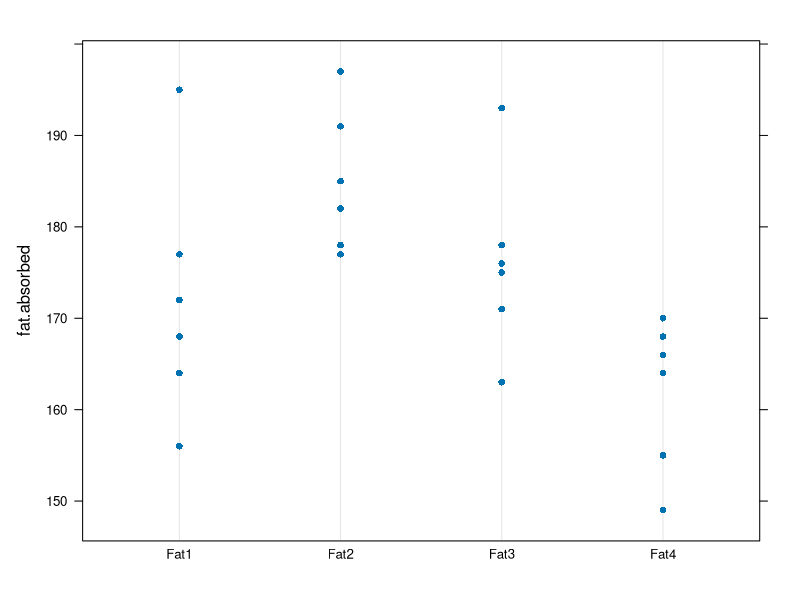
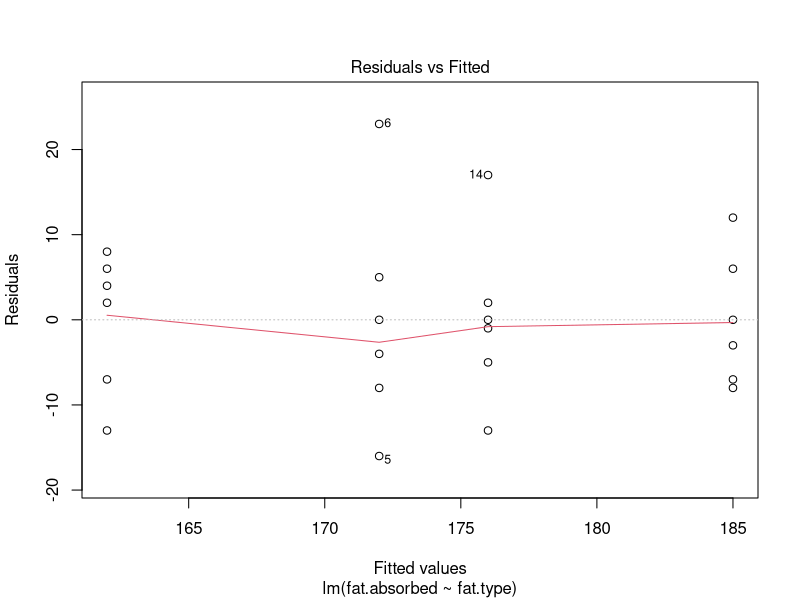
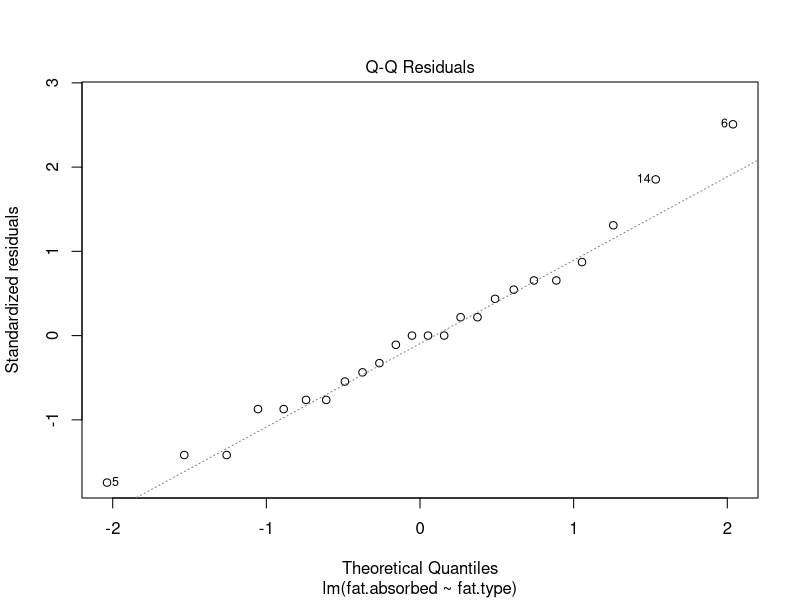
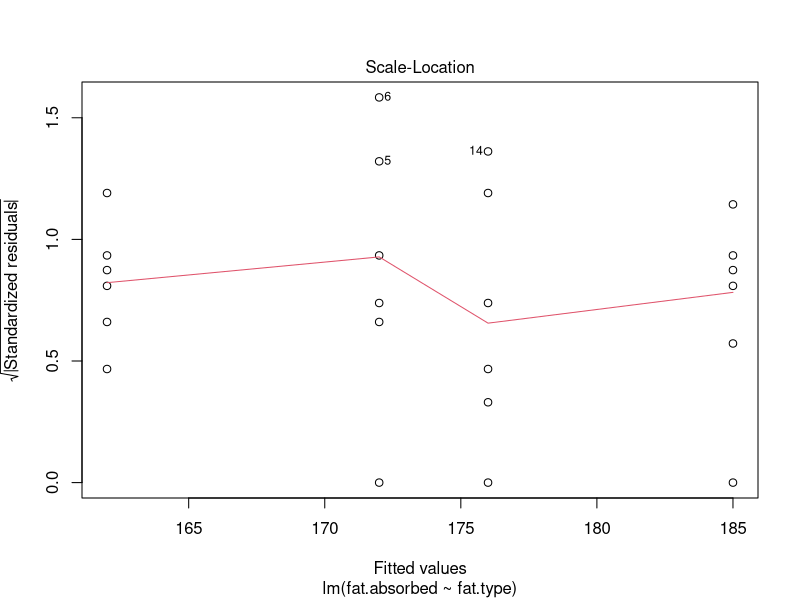
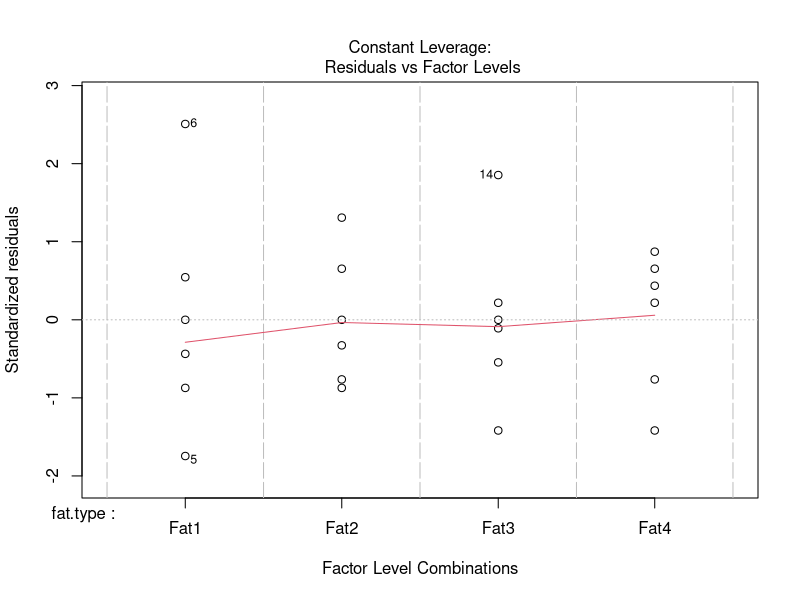

These charts were generated, in order, by the following R code:

library(lattice);

### Using predefined functions lm() and anova() ####################################################
DF.doughnut <- data.frame(
	fat.absorbed = c(
					 164,172,168,177,156,195,
					 178,191,197,182,185,177,
					 175,193,178,171,163,176,
					 155,166,149,164,170,168
					 ),
	fat.type     = c(rep("Fat1",6),rep("Fat2",6),rep("Fat3",6),rep("Fat4",6))
	);
str(DF.doughnut);
DF.doughnut;

# plot the fat absorbed data, stratified by fat type:
pdf("exercise-2-03_dotplot-doughnut.pdf");
dotplot(
	fat.absorbed ~ fat.type,
	data = DF.doughnut
	);
dev.off();

LM.doughnut <- lm(
	formula = fat.absorbed ~ fat.type,
	data    = DF.doughnut
	);

# generate residual plots for goodness-of-fit diagnostics:
pdf("exercise-2-03_LM-doughnut.pdf");
plot(LM.doughnut);
dev.off();

summary(LM.doughnut);

anova(LM.doughnut);

### Computing from first principle #################################################################
MAT.doughnut <- matrix(DF.doughnut[,'fat.absorbed'], nrow = 6, ncol = 4);
colnames(MAT.doughnut) <- paste("Fat", 1:4, sep = "");
MAT.doughnut;

num.of.groups <- ncol(MAT.doughnut);
num.of.observations <- nrow(MAT.doughnut) * ncol(MAT.doughnut);

colMeans(MAT.doughnut);
colMeans.MAT.doughnut <- colMeans(MAT.doughnut);

within.group.deviations <- t(apply(
	X      = MAT.doughnut,
	MARGIN = 1,
	FUN    = function(x) { return( x - colMeans.MAT.doughnut); }
	));
within.group.deviations;

within.group.squared.deviations <- within.group.deviations^2;
within.group.squared.deviations;

SS.within.group <- sum(within.group.squared.deviations);
SS.within.group;

colMeans.MAT.doughnut;

between.group.deviations <- colMeans.MAT.doughnut - mean(MAT.doughnut);
between.group.deviations;

between.group.squared.deviations <- between.group.deviations^2;
between.group.squared.deviations;

SS.between.group <- nrow(MAT.doughnut) * sum(between.group.squared.deviations);
SS.between.group;

F.statistic <- (SS.between.group/(num.of.groups-1)) / (SS.within.group/(num.of.observations-num.of.groups));
F.statistic;

p.value <- pf(q = F.statistic, df1 = num.of.groups-1, df2 = num.of.observations-num.of.groups, lower.tail = FALSE);
p.value;

### Conclusion #####################################################################################
# The p-value of 0.006875948 obtained above is the probability of obtaining a value of the test
# statistic (F-statistic) as extreme as or more extreme than the actual observed value, given that
# the null hyposthesis (reduced model, or the single-mean model) is true.
#
# If we use a 0.05 level significance threshold, then the observed data are declared to contain
# significant evidence against the null hypothesis.
#
# Based on the observed data and a significance threhold of 0.05, we therefore conclude that, the
# amount of fat absorbed appears to depend on the type of fat used.

